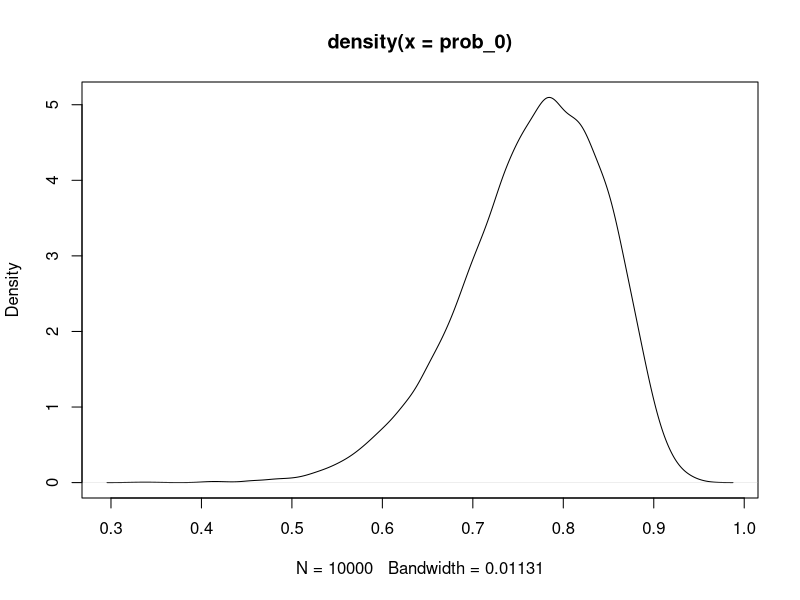
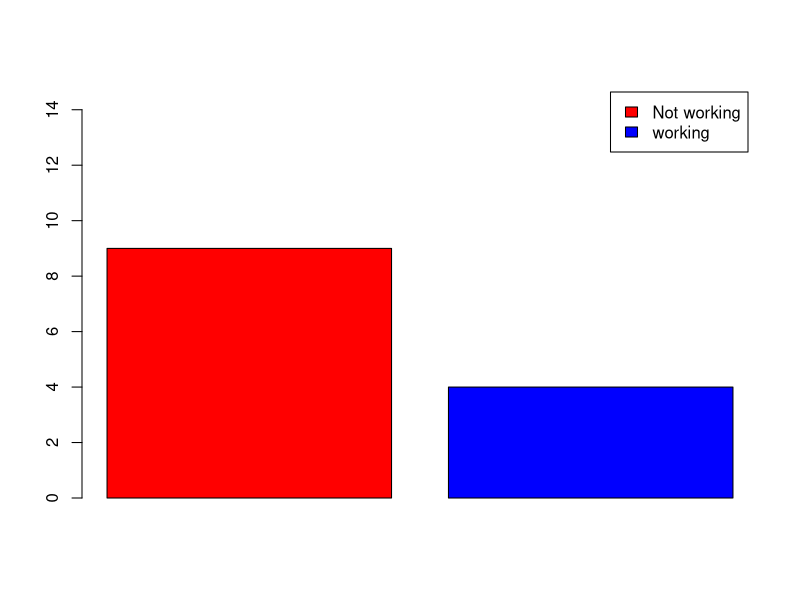

The R script that drew these images, in order:
# Assignment 2
# A ######################################
library("mvtnorm")
library("bayestestR")
WomenData = read.table("WomenAtWork.dat",sep = " ",header = T)
Y = WomenData[,1]
X = WomenData[,2:8]

n = 132
tao = 2
I_matrix = diag(7)

# From lecture 6 code     
logistic_posterior <- function(initVal, y, X, mu, Sigma)
{
  linPred <- as.matrix(X)%*%initVal;
  logLik <- sum( linPred*y - log(1 + exp(linPred)) );
  
  # density "d", "mv" multivariate, initval???
  logPrior <- dmvnorm(initVal, mu, Sigma, log=TRUE);
  return(logLik + logPrior)
}

initVal <- rnorm(7)
mu <- as.matrix(rep(0,7)) # Prior mean vector
Sigma = (tao^2)*I_matrix
prior = dnorm(0,(tao^2)*I_matrix)

OptimRes <- optim(initVal,logistic_posterior,gr=NULL,Y,X,mu,Sigma,method=c("BFGS"),
                  control=list(fnscale=-1),hessian=TRUE)

print("Posterior mode is")
OptimRes$par

approxPostStd <- sqrt(diag(solve(-OptimRes$hessian)))
print('The approximate posterior standard deviation is:')
print(approxPostStd)

x_hat = mean(WomenData$NSmallChild)
ci = (1.96 * approxPostStd[6])/sqrt(nrow(WomenData))
ci_upper = x_hat + ci
ci_lower = x_hat - ci
ci_upper
ci_lower

# Comparison
glmModel<- glm(Work ~ 0 + ., data = WomenData, family = binomial)
print("Comparison")
print(glmModel$coefficients)
print(OptimRes$par)

# The confidence interval does not contain 0 which indicates that the var
# is important. 
# The comparison is almoost the same which means that the approximation is 
# reasonable

# B ###################################################
approxPostStd
OptimRes$par

beta = rmvnorm(10000, mean = OptimRes$par, sigma = -solve(OptimRes$hessian))
beta_t = t(beta)
x = c(1,18,11,7,40,1,1)
beta
prob_1 = exp(t(as.matrix(x)) %*% t(beta)) / (1 + exp(t(as.matrix(x)) %*% t(beta)))
prob_0 = 1 - prob_1 
plot(density(prob_0))

# C ############################################
b_i = rmvnorm(10000, mean = OptimRes$par, sigma = -solve(OptimRes$hessian))
p = exp(t(as.matrix(x)) %*% t(b_i)) / (1 + exp(t(as.matrix(x)) %*% t(b_i)))
bino_simulation = rbinom(13, 1,p)
bino_simulation
sum_0 = sum(bino_simulation == 0)
sum_0
sum_1 = sum(bino_simulation == 1)
barplot(c(sum_0, sum_1),col=c("Red","Blue"),legend=c("Not working", "working"),ylim=c(0,15))
print("Posterior probability")
print(sum_0/(sum_0 + sum_1))
